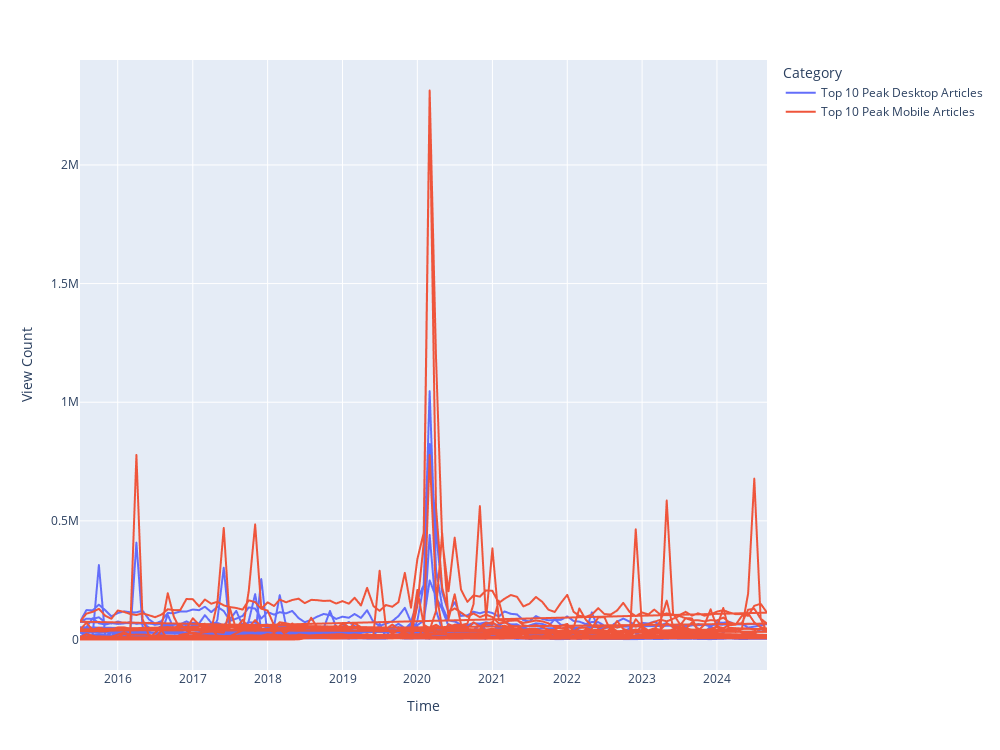

Source (notebook cell):
### Code cell
fig = px.line(top10_peak_articles_df,
        x = 'timestamp',
        y = 'views',
        color = "Category"
        )
fig.update_layout(
    xaxis_title='Time',
    yaxis_title='View Count',
    height = 750,
    width = 1000
)
fig.show()
fig.write_image("./imgs/top10_peak_articles_mobile_desktop_plot.png")

### Figure 1 — Plotly figure (JSON) as saved in the notebook; plotly's stock layout.template omitted (floating-point values rounded to 4 significant figures; data arrays with more than 128 entries replaced by an {"elided": "..."} marker saying what was removed)
{"data": [{"hovertemplate": "Category=Top 10 Peak Desktop Articles<br>timestamp=%{x}<br>views=%{y}<extra></extra>", "legendgroup": "Top 10 Peak Desktop Articles", "line": {"color": "#636efa", "dash": "solid"}, "marker": {"symbol": "circle"}, "mode": "lines", "name": "Top 10 Peak Desktop Articles", "showlegend": true, "type": "scattergl", "x": {"elided": "1110 str values"}, "xaxis": "x", "y": {"elided": "1110 int values"}, "yaxis": "y"}, {"hovertemplate": "Category=Top 10 Peak Mobile Articles<br>timestamp=%{x}<br>views=%{y}<extra></extra>", "legendgroup": "Top 10 Peak Mobile Articles", "line": {"color": "#EF553B", "dash": "solid"}, "marker": {"symbol": "circle"}, "mode": "lines", "name": "Top 10 Peak Mobile Articles", "showlegend": true, "type": "scattergl", "x": {"elided": "1110 str values"}, "xaxis": "x", "y": {"elided": "1110 int values"}, "yaxis": "y"}], "layout": {"height": 750, "legend": {"title": {"text": "Category"}, "tracegroupgap": 0}, "margin": {"t": 60}, "width": 1000, "xaxis": {"anchor": "y", "domain": [0, 1], "title": {"text": "Time"}}, "yaxis": {"anchor": "x", "domain": [0, 1], "title": {"text": "View Count"}}}}
